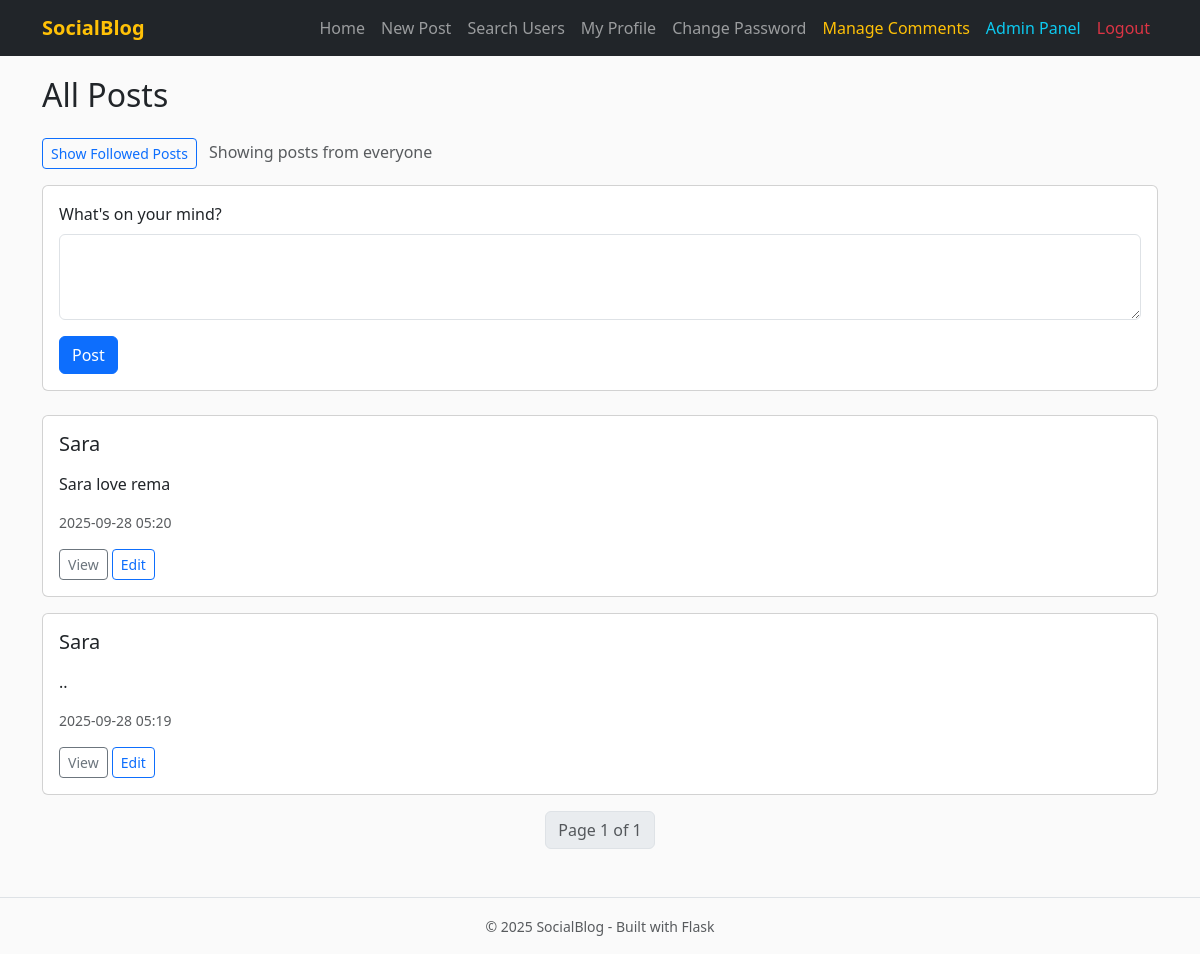
Screenshot of / (signed in) with the database file from the repository.
### app/models.py (models this page shows, shortened)
class Post(db.Model):
    __tablename__ = 'posts'
    id = db.Column(db.Integer, primary_key=True)
    body = db.Column(db.Text)
    body_html = db.Column(db.Text)
    timestamp = db.Column(db.DateTime, index=True, default=db.func.now())
    author_id = db.Column(db.Integer, db.ForeignKey('users.id'))
    comments = db.relationship('Comment', backref='post', lazy='dynamic')

class User(UserMixin, db.Model):
    __tablename__ = "users"
    id = db.Column(db.Integer, primary_key=True)
    username = db.Column(db.String(64), unique=True, index=True)
    email = db.Column(db.String(120), unique=True, index=True)
    password_hash = db.Column(db.String(128))
    confirmed = db.Column(db.Boolean, default=False)
    role_id = db.Column(db.Integer, db.ForeignKey('roles.id'))
    name = db.Column(db.String(64))
    location = db.Column(db.String(64))
    bio = db.Column(db.Text())
    member_since = db.Column(db.DateTime(), default=db.func.now())
    last_seen = db.Column(db.DateTime(), default=db.func.now())
    posts = db.relationship('Post', backref='author', lazy='dynamic')
    comments = db.relationship('Comment', backref='author', lazy='dynamic')
    followed = db.relationship(
        'Follow',
        foreign_keys=[Follow.follower_id],
        backref=db.backref('follower', lazy='joined'),
        lazy='dynamic',
        cascade='all, delete-orphan'
    )
    followers = db.relationship(
        'Follow',
        foreign_keys=[Follow.followed_id],
        backref=db.backref('followed', lazy='joined'),
        lazy='dynamic',
        cascade='all, delete-orphan'
    )
    def can(self, perm):
        return self.role is not None and (self.role.permissions & perm) == perm
    def is_administrator(self):
        return self.can(Permission.ADMIN)
    @property
    def password(self):
        raise AttributeError("password is not readable")
    def ping(self):
        self.last_seen = datetime.utcnow()
        db.session.add(self)
        db.session.commit()

### app/main/views.py (the view)
@main.route('/', methods=['GET', 'POST'])
def index():
    form = PostForm()
    can_write = current_user.is_authenticated and current_user.can(Permission.WRITE)
    if can_write and form.validate_on_submit():
        post = Post(body=form.body.data, author=current_user._get_current_object())
        db.session.add(post)
        db.session.commit()
        flash('Your post has been published.')
        return redirect(url_for('main.index'))
    show_followed = False
    if current_user.is_authenticated:
        show_followed = bool(request.cookies.get('show_followed', ''))
    if show_followed and current_user.is_authenticated:
        query = current_user.followed_posts
    else:
        query = Post.query
    page = request.args.get('page', 1, type=int)
    per_page = current_app.config.get('POSTS_PER_PAGE', 10)
    pagination = query.order_by(Post.timestamp.desc()).paginate(
        page=page, per_page=per_page, error_out=False
    )
    posts = pagination.items
    return render_template('main/index.html',
                           form=form if can_write else None,
                           posts=posts,
                           pagination=pagination,
                           show_followed=show_followed)

### app/main/forms.py
class PostForm(FlaskForm):
    body = TextAreaField("What's on your mind?", validators=[DataRequired()])
    submit = SubmitField('Submit')

### app/auth/views.py (called while the page is built)
@auth.before_app_request
def before_request():
    if current_user.is_authenticated:
        current_user.ping()
        if not current_user.confirmed \
                and request.blueprint != 'auth' \
                and request.endpoint != 'static':
            return redirect(url_for('auth.unconfirmed'))

### app/models.py (called while the page is built)
@login_manager.user_loader
def load_user(user_id):
    return User.query.get(int(user_id))

### app/templates/main/index.html (shortened to what this page needs)
{% extends "base.html" %}
{% block content %}
  <h2 class="mb-4">All Posts</h2>
  {% if current_user.is_authenticated %}
    <div class="mb-3">
      {% if show_followed %}
        <a class="btn btn-outline-secondary btn-sm" href="{{ url_for('main.show_all') }}">Show All Posts</a>
        <span class="ms-2 text-muted">Currently showing posts from people you follow</span>
      {% else %}
        <a class="btn btn-outline-primary btn-sm" href="{{ url_for('main.show_followed') }}">Show Followed Posts</a>
        <span class="ms-2 text-muted">Showing posts from everyone</span>
      {% endif %}
    </div>
  {% endif %}
  {% if form %}
    <div class="card mb-4">
      <div class="card-body">
        <form method="POST">
          <div class="mb-3">
            {{ form.body.label(class="form-label") }}
            {{ form.body(class="form-control", rows=3) }}
          </div>
          <button type="submit" class="btn btn-primary">Post</button>
        </form>
      </div>
    </div>
  {% endif %}
  {% for post in posts %}
    <div class="card mb-3">
      <div class="card-body">
        <h5 class="card-title">{{ post.author.username }}</h5>
        <p class="card-text">{{ post.body_html | safe }}</p>
        <p class="text-muted small">{{ post.timestamp.strftime('%Y-%m-%d %H:%M') }}</p>
        <a href="{{ url_for('main.post', id=post.id) }}" class="btn btn-sm btn-outline-secondary">View</a>
        {% if current_user.is_authenticated and (current_user == post.author or current_user.is_administrator()) %}
          <a href="{{ url_for('main.edit_post', id=post.id) }}" class="btn btn-sm btn-outline-primary">Edit</a>
        {% endif %}
      </div>
    </div>
  {% endfor %}
  <nav>
    <ul class="pagination justify-content-center">
      <li class="page-item disabled"><a class="page-link">Page {{ pagination.page }} of {{ pagination.pages }}</a></li>
    </ul>
  </nav>
{% endblock %}

### app/templates/base.html (style rules this page uses)
body { padding-top: 60px; background-color: #fafafa; }

### rows the page displays
Post: author.username "Sara", body_html "Sara love rema", timestamp "2025-09-28 05:20"
Post: author.username "Sara", body_html "..", timestamp "2025-09-28 05:19"

### other values shown
{{ pagination.page }} "1"
{{ pagination.pages }} "1"
{{ current_year or 2025 }} "2025"
